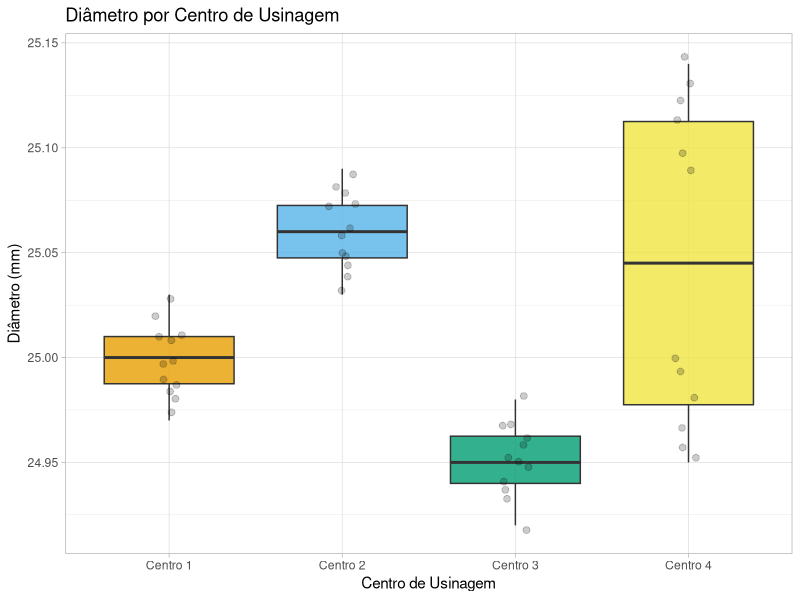
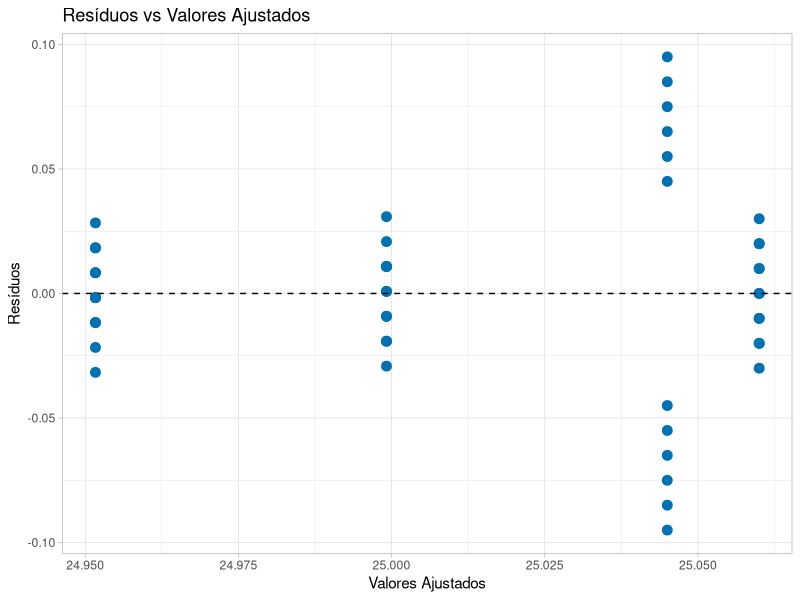
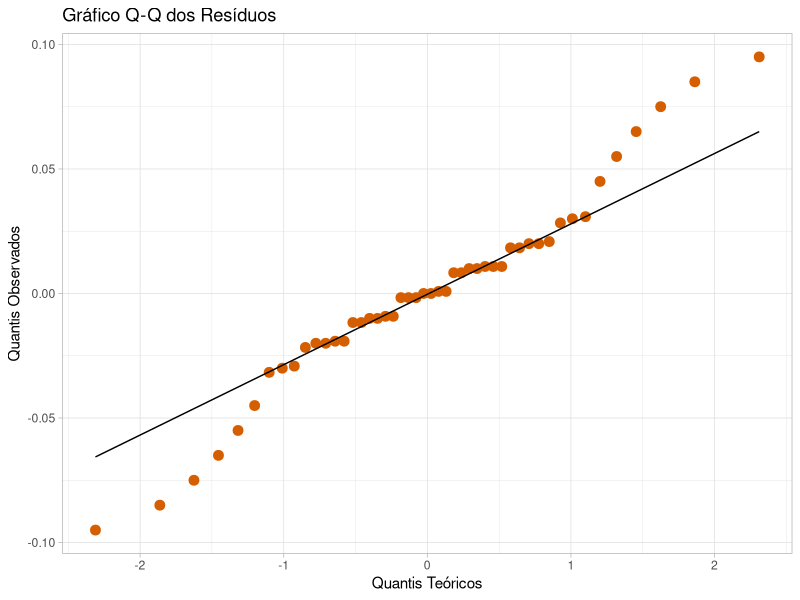
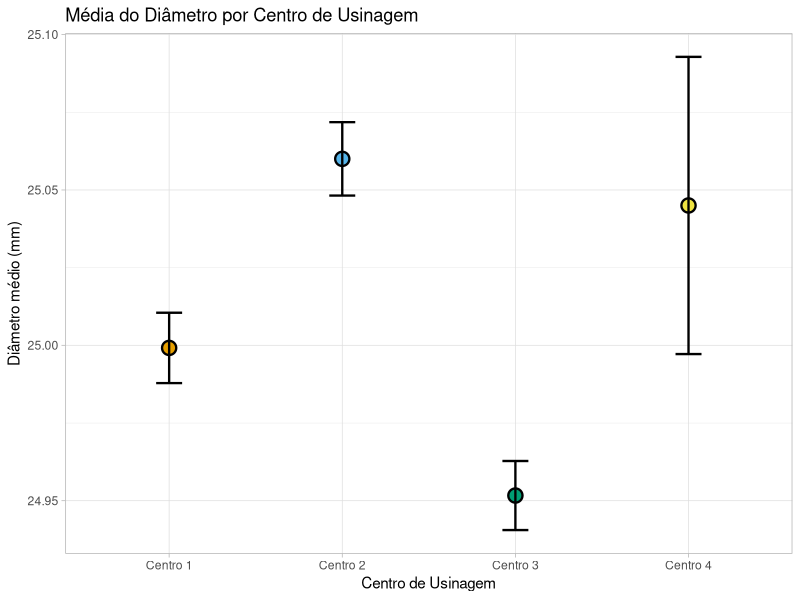

Recreate these plots in R, in order.
########################
# Análise de Variância #
# Usar: ANOVA.xlsx     #
########################

# Evita notação científica
options(scipen = 999, digits = 6)

# Carrega pacotes necessários
library(ggplot2)
library(car)
library(rstatix)
library(readxl)

# Importa os dados se ainda nao estiverem presentes
ANOVA <- read_excel("Dados/ANOVA.xlsx")

# Paleta Okabe-Ito (colorblind safe)
okabe_ito <- c(
  "#E69F00", # laranja
  "#56B4E9", # azul claro
  "#009E73", # verde
  "#F0E442", # amarelo
  "#0072B2", # azul
  "#D55E00", # vermelho
  "#CC79A7", # roxo
  "#000000"  # preto
)

# Converte grupo para fator
ANOVA$CentroUsinagem <- as.factor(ANOVA$CentroUsinagem)

# Estatísticas descritivas
aggregate(Diametro_mm ~ CentroUsinagem, ANOVA, mean)
aggregate(Diametro_mm ~ CentroUsinagem, ANOVA, sd)
aggregate(Diametro_mm ~ CentroUsinagem, ANOVA, length)

# Boxplot (visualização principal para ANOVA)
ggplot(
  ANOVA,
  aes(
    x = CentroUsinagem,
    y = Diametro_mm,
    fill = CentroUsinagem
  )
) +

  geom_boxplot(alpha = 0.8) +

  geom_jitter(
    width = 0.08,
    size = 2,
    alpha = 0.2,
    color = "black"
  ) +

  scale_fill_manual(values = okabe_ito) +
  labs(
    title = "Diâmetro por Centro de Usinagem",
    x = "Centro de Usinagem",
    y = "Diâmetro (mm)"
  ) +
  theme_light() +
  theme(
    legend.position = "none"
  )

#################################
### Ajuste da ANOVA de Fisher ###
#################################
modelo_anova <- aov(Diametro_mm ~ CentroUsinagem, data = ANOVA)
summary(modelo_anova)

# Gráfico de resíduos vs valores ajustados
residuos <- residuals(modelo_anova)
ajustados <- fitted(modelo_anova)

dados_residuos <- data.frame(
  Ajustados = ajustados,
  Residuos = residuos
)

ggplot(
  dados_residuos,
  aes(
    x = Ajustados,
    y = Residuos
  )
) +

  geom_point(
    size = 3,
    color = okabe_ito[5]
  ) +

  geom_hline(
    yintercept = 0,
    linetype = "dashed"
  ) +

  labs(
    title = "Resíduos vs Valores Ajustados",
    x = "Valores Ajustados",
    y = "Resíduos"
  ) +

  theme_light()

# Gráfico QQ de normalidade usando ggplot
ggplot(
  data.frame(residuos),
  aes(sample = residuos)
) +

  stat_qq(color = okabe_ito[6], size = 3) +

  stat_qq_line(color = "black") +

  labs(
    title = "Gráfico Q-Q dos Resíduos",
    x = "Quantis Teóricos",
    y = "Quantis Observados"
  ) +

  theme_light()

# Teste de normalidade
shapiro.test(residuos)

# Teste de homogeneidade das variâncias
bartlett.test(Diametro_mm ~ CentroUsinagem, data = ANOVA)
leveneTest(Diametro_mm ~ CentroUsinagem, data = ANOVA)

# Pós-teste após ANOVA padrão
TukeyHSD(modelo_anova)

###########################################################
### ANOVA de Welch (robusta para variâncias diferentes) ###
###########################################################
oneway.test(
  Diametro_mm ~ CentroUsinagem,
  data = ANOVA,
  var.equal = FALSE
)

# Pós-teste apropriado para Welch
games_howell_test(
  data = ANOVA,
  Diametro_mm ~ CentroUsinagem
)

# Gráfico das médias com intervalo de confiança
ggplot(
  ANOVA,
  aes(
    x = CentroUsinagem,
    y = Diametro_mm,
    fill = CentroUsinagem
  )
) +

  stat_summary(
    fun = mean,
    geom = "point",
    shape = 21,
    size = 4,
    stroke = 1.2,
    color = "black"
  ) +

  stat_summary(
    fun.data = mean_cl_normal,
    geom = "errorbar",
    width = 0.15,
    linewidth = 0.8,
    color = "black"
  ) +

  scale_fill_manual(values = okabe_ito) +

  labs(
    title = "Média do Diâmetro por Centro de Usinagem",
    x = "Centro de Usinagem",
    y = "Diâmetro médio (mm)"
  ) +

  theme_light() +

  theme(legend.position = "none")
